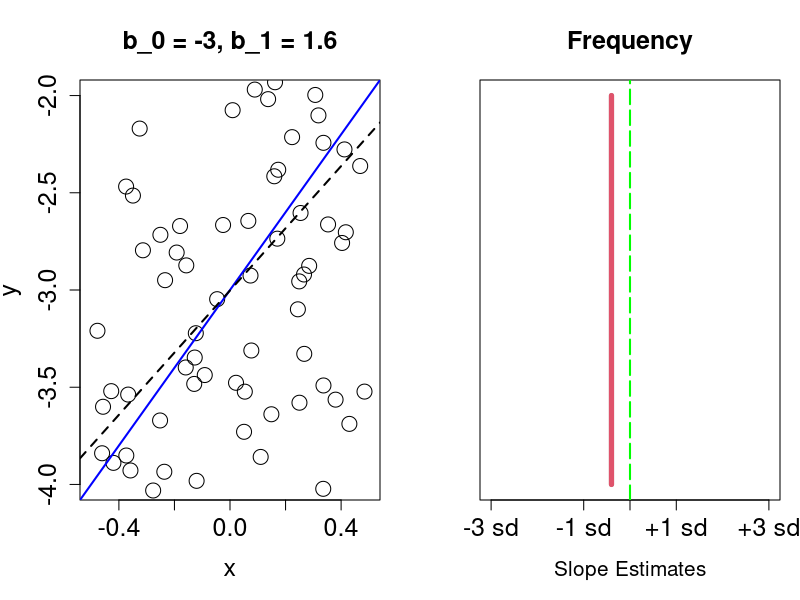
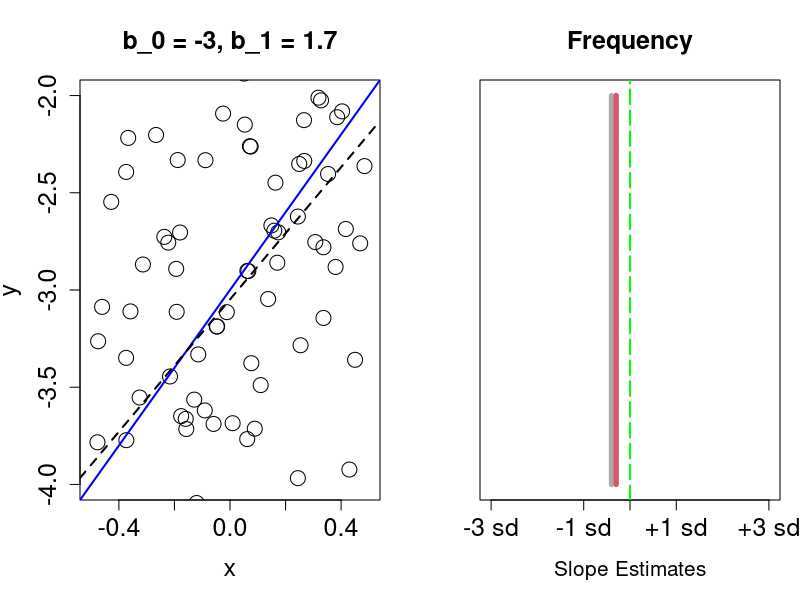
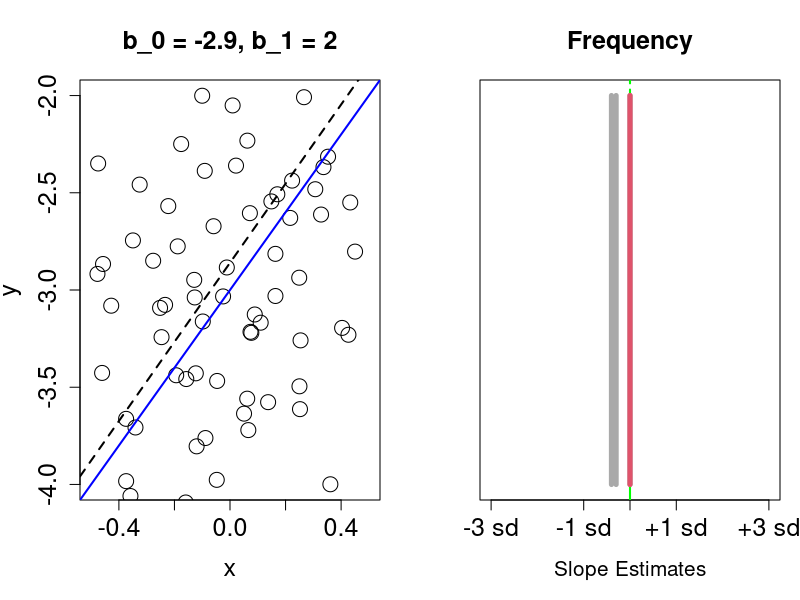
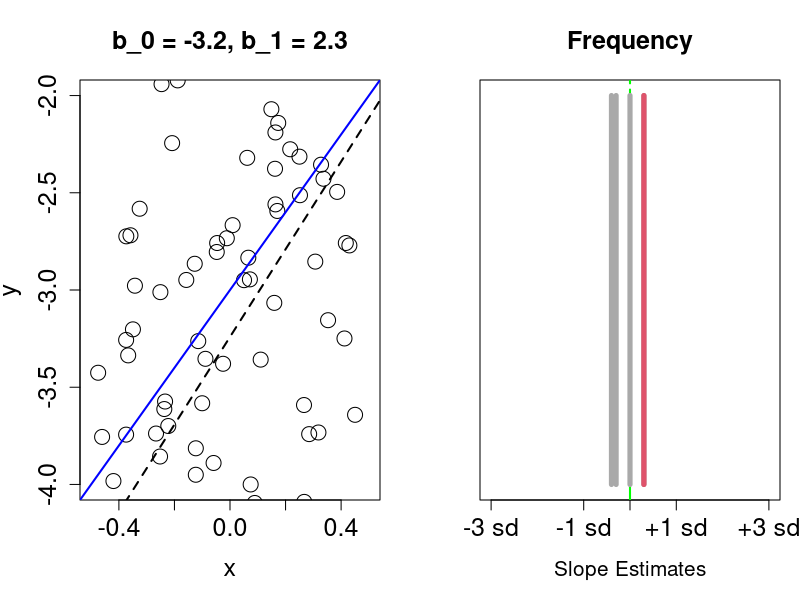
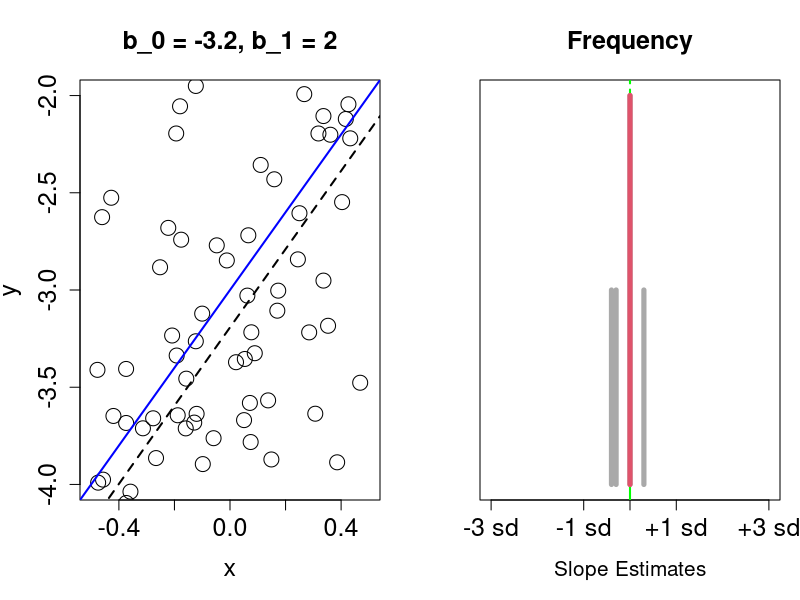
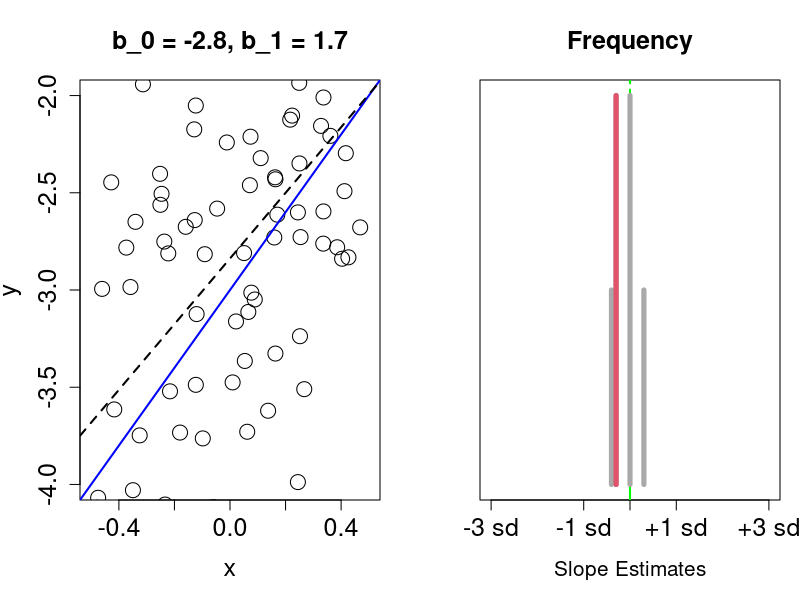
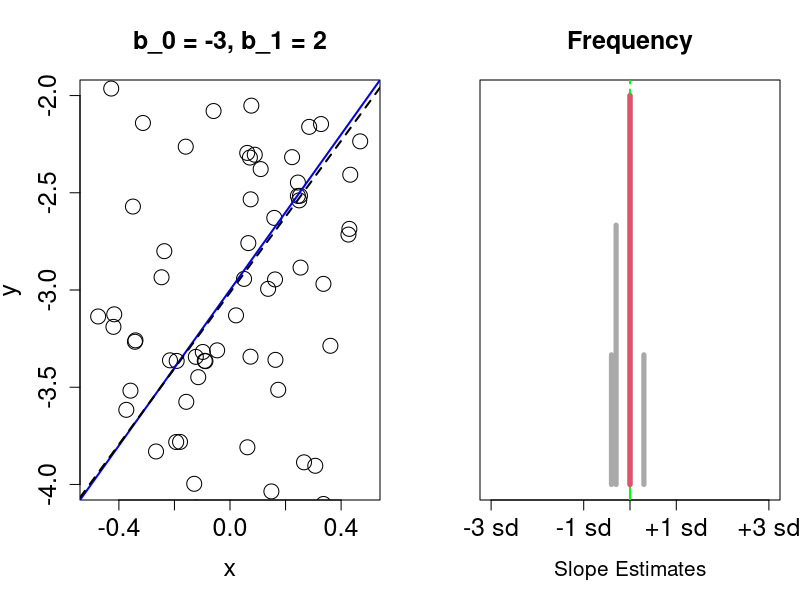
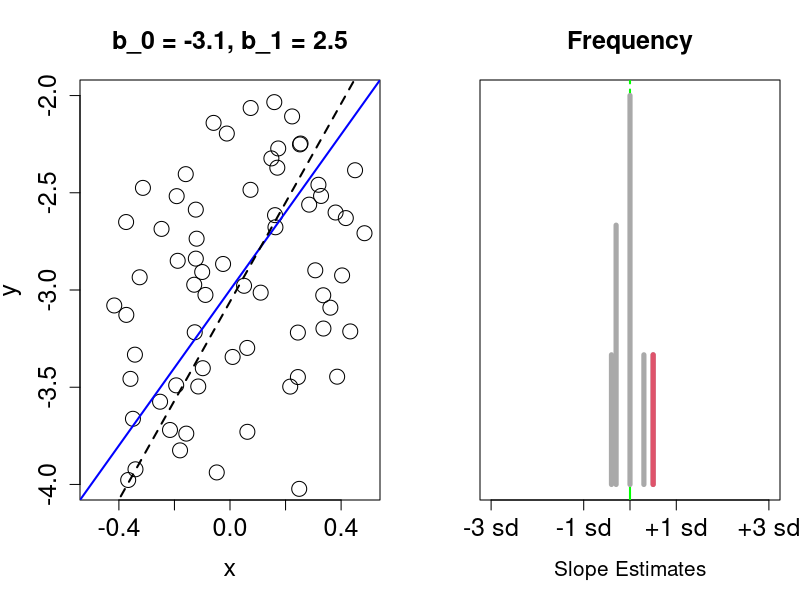

Source code (R) for these figures, in order: (Note: a time limit stopped this script after it produced the figures.)
##########################################################################
##	Perform Monte Carlo demonstration of least squares lines to show
##	the sampling distribution. 
##########################################################################

rm(list=ls())

## Sample size
n <- 100

## set regression coefficients
beta.0 <- -3
beta.1 <- 2

sd.true <- 1

## set inputs (covariates)
x <- runif(n)-1/2



i <- 0
par(mfrow=c(1,1), cex.main=1.5, cex.lab=1.5, cex.axis=1.5)
l <- b.estimates <- NULL

sd.b.1 <- sd.true/sqrt(sum((x - mean(x))^2))


## while the user wishes to continue
while(TRUE) {
    
    ## sample from the SLR with above sample.SLR function
    i <- i+1
    
    epsilon <- rnorm(length(x), sd=sd.true)
    y <- beta.0 + beta.1*x + epsilon
    fit <- lm(y ~ x)
    l <- cbind(l, predict(fit, type="response"))
    b.estimates <- rbind(b.estimates, coef(fit))
    
    ## plotting the results
    par(mfrow=c(1,2), mar=c(5,4,4,1))
    
    ## plot the points
    plot(x, y, cex=2, col=1, ylim=c(beta.0 - beta.1/2, beta.0 + beta.1/2), ylab="y", xlim=c(-1/2, 1/2))
    #xlim=c(-1/2, 1/2) because X is uniform(-1/2, 1/2)
    #change to col=i to have the points change color every time.
    title(paste("b_0 = ",  signif(coef(fit)[1],2), ", b_1 = ", signif(coef(fit)[2],2), sep=""))
    ## plot the accumulated regression lines
    #       matplot(x, l, lwd=2, col=1:i, type="l", lty=1, add=TRUE, ylab="y")
    
    ## plot just the current line and the true line
    #       matplot(x, l, lwd=2, col=1:i, type="l", lty=1, add=TRUE, ylab="y")
    abline(beta.0, beta.1, col="blue", lwd=2)
    abline(lm(y~x), col=1, lty=2, lwd=2)
    
    ## plot the density of the samples of b_1 so far
    slope.estimates <- round(10*b.estimates[,2],0)/10
    x.values <- sort(unique(slope.estimates))
    density <- table(slope.estimates)/(length(slope.estimates)/10)
    plot(x=seq(from=(beta.1 - 2*sd.true), to=(beta.1 + 2*sd.true),length.out=10) , col=0, ylim=c(0,max(density)), xlim=c(beta.1 - 3*sd.true, beta.1 + 3*sd.true), xlab="Slope Estimates", ylab="", main="Frequency", yaxt="n", cex.lab=1.25, xaxt="n")
    axis(side=1, at=c(beta.1 - 3*sd.true, beta.1 - 1*sd.true, beta.1, beta.1 + 1*sd.true, beta.1 + 3*sd.true), labels=c("-3 sd", "-1 sd", "true", "+1 sd", "+3 sd"))
    abline(v=beta.1, col="green", lty="longdash" , lwd=2)
    segments(x0 = x.values , y0=0, y1 = density, col="darkgrey", lty=1, lwd=5)
    segments(x0 = round(10*coef(fit)[2],0)/10 , y0=0, y1 = density[which(x.values == round(10*coef(fit)[2],0)/10  )], col=2, lty=1, lwd=5)
    
    
    ## continue sampling?
    if(readline("press RETURN to continue, q to stop: ") == "q") break
    
}


curve(dnorm(x, mean=beta.1, sd=sd.b.1), from=(beta.1 - 3*sd.true), to=(beta.1 + 3*sd.true), add=TRUE, col="blue", lwd=2)
